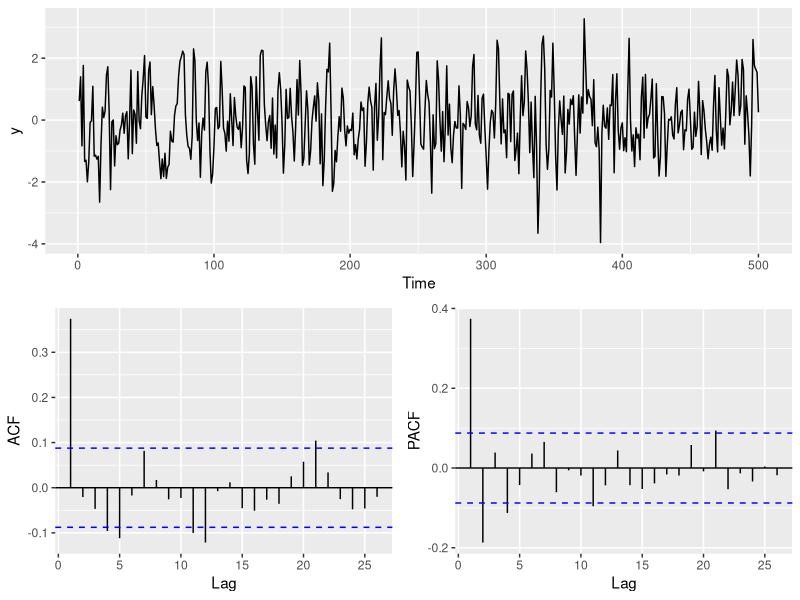
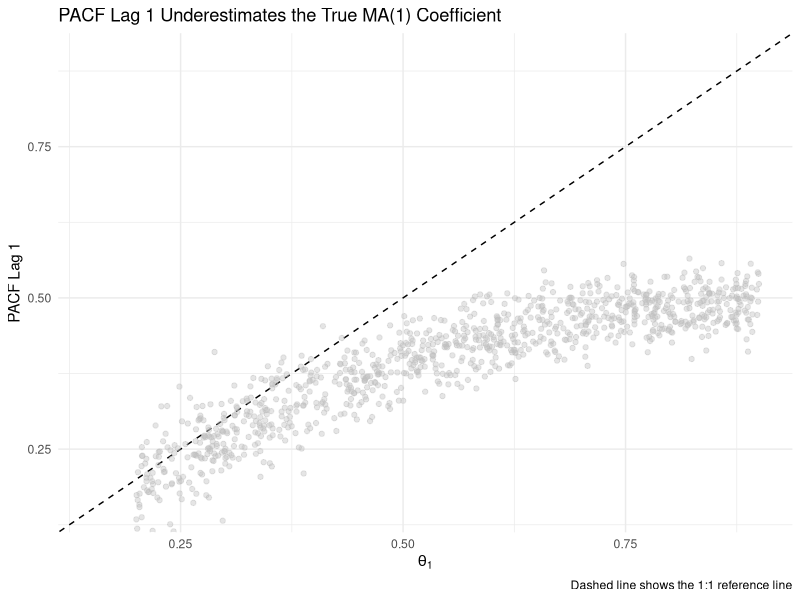
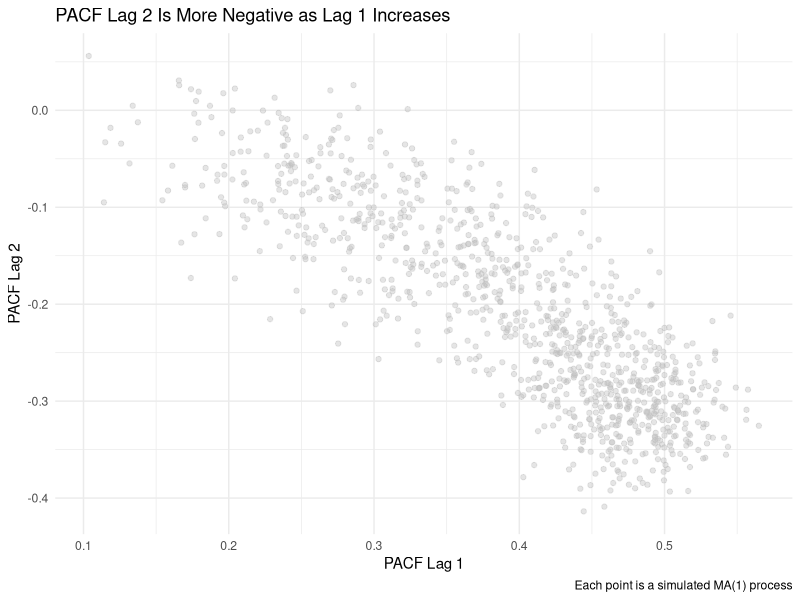
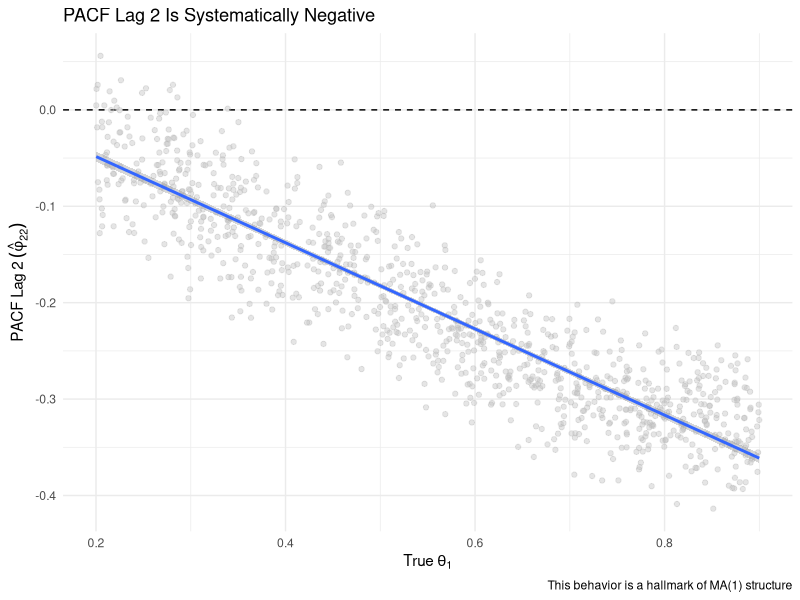

Write R code to recreate these figures, in order.
## ---- chunk 1
library(tidyverse)
library(forecast)
library(gridExtra)
set.seed(2346)

n <- 500
tm <- 1:n
y <- arima.sim(model = list(ma = 0.4), n = n)

simpleLayoutMatrix <- matrix(c(1, 1, 2, 3), nrow = 2, byrow = TRUE)
p1 <- ggplot() + geom_line(aes(x = tm, y = y)) + labs(x = "Time")
p2 <- ggAcf(y) + labs(title = NULL)
p3 <- ggPacf(y) + labs(title = NULL)

grid.arrange(p1, p2, p3, layout_matrix = simpleLayoutMatrix)
## ---- chunk 2
m <- 1000                     # Number of simulations
res <- matrix(NA, m, 3)       # Object to store theta, PACF lag 1, PACF lag 2
thetas <- runif(m, 0.2, 0.9)  # Randomly draw MA(1) coefficients for simulation
res[, 1] <- thetas             # Store theta

for (i in 1:m) {
  y <- arima.sim(model = list(ma = thetas[i]), n = n)  # Simulate MA(1)
  tmp <- Pacf(y, plot = FALSE)                         # Get PACF
  res[i, 2] <- tmp$acf[1, 1, 1]                           # Store lag 1 PACF
  res[i, 3] <- tmp$acf[2, 1, 1]                           # Store lag 2 PACF
}
res <- as.data.frame(res)
names(res) <- c("simulatedTheta", "pacfLag1", "pacfLag2")
## ---- chunk 3
ggplot(res, aes(x = simulatedTheta, y = pacfLag1)) +
  geom_abline(slope = 1, intercept = 0, linetype = "dashed") +
  geom_point(alpha = 0.4, color = "gray") +
  labs(x = expression(theta[1]),
    y = "PACF Lag 1",
    title = "PACF Lag 1 Underestimates the True MA(1) Coefficient",
    caption = "Dashed line shows the 1:1 reference line") +
  coord_cartesian(xlim = c(0.15, 0.9), ylim = c(0.15, 0.9)) +
  theme_minimal()
## ---- chunk 4
ggplot(res, aes(x = pacfLag1, y = pacfLag2)) +
  geom_point(alpha = 0.4, color = "gray") +
  labs(x = "PACF Lag 1",
    y = "PACF Lag 2",
    title = "PACF Lag 2 Is More Negative as Lag 1 Increases",
    caption = "Each point is a simulated MA(1) process") +
  theme_minimal()
## ---- chunk 5
# Also show vs theta
ggplot(res, aes(x = simulatedTheta, y = pacfLag2)) +
  geom_hline(yintercept = 0, linetype = "dashed") +
  geom_point(alpha = 0.4, color = "gray") +
  geom_smooth(method = "lm") +
  labs(x = expression(True ~ theta[1]),
    y = expression(PACF ~ Lag ~ 2 ~ (hat(phi)[22])),
    title = "PACF Lag 2 Is Systematically Negative",
    caption = "This behavior is a hallmark of MA(1) structure") +
  theme_minimal()
